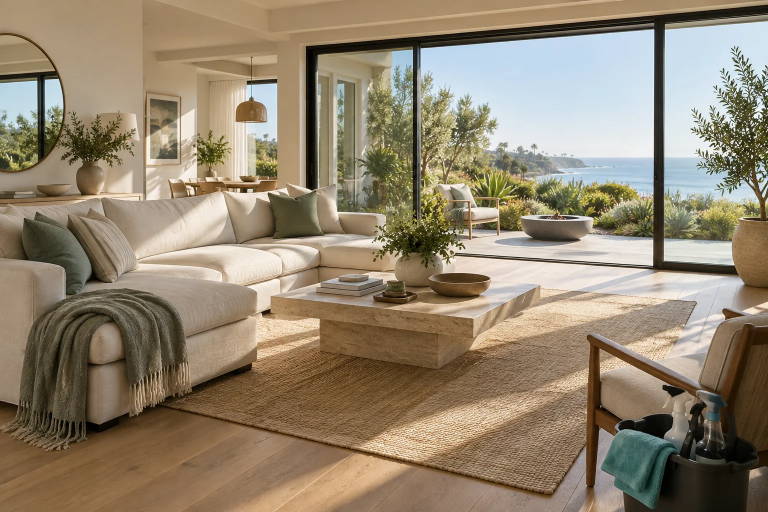
#> input picture video-automation/assets/home.webp, 1536 x 1024 px (shown at 1/2 size)
$ python -i motion.py   (imports and definitions only)
#> lines starting #> are read from the running program, lines starting #| are printed output that depends on the picture
#> further down, picture is the input picture: PIL image 1536x1024 RGB; mean R, G, B 147, 133.1, 111.5
"""High-production vertical motion generator for Cali Clean drafts.

Deterministic and offline. A script (hook, problem, 3-5 tips, benefit, soft CTA)
becomes a timed plan, a layout inside Reels safe zones, and 1080x1920 BGRA
frames that are streamed to the local AVFoundation encoder.

The planning half (timing, reading model, validation) is pure Python. Layout and
rasterization need Pillow and are imported lazily.
"""

from __future__ import annotations

import hashlib
import math
from dataclasses import dataclass
from pathlib import Path
from typing import Any, Dict, Iterator, List, Optional, Sequence, Tuple

WIDTH, HEIGHT, FPS = 1080, 1920, 30
MIN_TOTAL_SECONDS, MAX_TOTAL_SECONDS = 18.0, 24.0
MIN_SCENES, MAX_SCENES = 6, 8
MIN_SCENE_SECONDS, MAX_SCENE_SECONDS = 2.0, 3.5
MIN_TIPS, MAX_TIPS = 3, 5
HEADLINE_WORDS = (6, 8)
SUPPORT_WORDS = (12, 16)
HOOK_DEADLINE_SECONDS = 0.5

# Reading model (documented in README): the headline must be readable at
# 200 wpm and the whole card (headline + support) at a 400 wpm skim rate, plus
# a short orientation pause, all measured from the moment text starts entering.
HEADLINE_WPS = 200 / 60
SKIM_WPS = 400 / 60
ORIENTATION_SECONDS = 0.25
HOLD_SECONDS = 0.10

# Motion timing.
TRANSITION_SECONDS = 0.28
TEXT_OFFSET_SECONDS = 0.12
WORD_STAGGER = 0.05
HOOK_WORD_STAGGER = 0.035
# The hook animation starts slightly before frame 0, so the first frame already reads.
HOOK_PREROLL_SECONDS = 0.12
WORD_IN_SECONDS = 0.22
SUPPORT_DELAY_SECONDS = 0.30
LINE_STAGGER = 0.08
LINE_IN_SECONDS = 0.26
TRANSITIONS = ("slide", "wipe", "scale")

# Reels safe zone: clear of the top status/camera area, the right action rail
# and the bottom caption/CTA area. (left, top, right, bottom)
SAFE = (84, 240, 930, 1500)
MIN_TEXT_CONTRAST = 7.0
MIN_ACCENT_CONTRAST = 4.5

SCENE_KINDS = ("hook", "problem", "tip", "benefit", "cta")
ICONS = ("spark", "alert", "check", "timer", "drop", "wind", "home", "arrow", "plug", "layers", "box", "shield", "sun", "ladder")
# Phrases that would imply testimonials or promised results.
INVENTED_RESULT_FRAGMENTS = (
    "customers say", "clients say", "reviews", "rated", "results guaranteed", "proven",
    "clientes dicen", "reseñas", "resultados garantizados", "comprobado", "%",
)


class MotionError(ValueError):
    pass


def words(text: str) -> List[str]:
    return text.split()


def frames_for(seconds: float) -> int:
    return int(math.ceil(round(seconds * FPS, 6)))


def ease_out_cubic(x: float) -> float:
    x = min(1.0, max(0.0, x))
    return 1 - (1 - x) ** 3


def ease_in_out(x: float) -> float:
    x = min(1.0, max(0.0, x))
    return x * x * (3 - 2 * x)


# --- Planning -------------------------------------------------------------------------


@dataclass(frozen=True)
class SceneTiming:
    start_frame: int
    end_frame: int
    text_start: float
    headline_done: float
    need_headline: float
    need_all: float

    @property
    def start(self) -> float:
        return self.start_frame / FPS

    @property
    def end(self) -> float:
        return self.end_frame / FPS

    @property
    def duration(self) -> float:
        return (self.end_frame - self.start_frame) / FPS

    @property
    def available(self) -> float:
        return self.end - self.text_start


# [158 lines left out: functions reading_need, validate_script, plan_timings, build_plan, validate_plan, not called in this run]


# --- Colour and contrast -------------------------------------------------------------


def hex_rgb(value: str) -> Tuple[int, int, int]:
    value = value.lstrip("#")
    return int(value[0:2], 16), int(value[2:4], 16), int(value[4:6], 16)


# [7 lines left out: function relative_luminance, not called in this run]


def contrast_ratio(a: Sequence[float], b: Sequence[float]) -> float:
    la, lb = sorted((relative_luminance(a), relative_luminance(b)), reverse=True)
    return (la + 0.05) / (lb + 0.05)


def composite(fg: Sequence[int], alpha: float, bg: Sequence[int]) -> Tuple[float, float, float]:
    return tuple(fg[i] * alpha + bg[i] * (1 - alpha) for i in range(3))


CARD_ALPHA = 0.94
DISCLOSURE_ALPHA = 0.90


def palette(brand: Dict[str, Any]) -> Dict[str, Tuple[int, int, int]]:
    return {key: hex_rgb(value) for key, value in brand["colors"].items()}


# [28 lines left out: functions contrast_pairs, validate_contrast, not called in this run]


# --- Layout (Pillow) --------------------------------------------------------------------

HEADLINE_SIZES = (96, 90, 84, 78, 72, 66)
SUPPORT_SIZES = (46, 44, 42, 40, 38)
MAX_HEADLINE_LINES = 4
MAX_SUPPORT_LINES = 4
CARD_PAD = 52
CARD_RADIUS = 40
ICON_SIZE = 128
WEIGHTS = {"headline": 800, "support": 600, "eyebrow": 800, "brand": 800, "small": 600, "url": 800, "label": 700}


class Fonts:
    def __init__(self, font_path: Path) -> None:
        self.font_path = font_path
        self._cache: Dict[Tuple[str, int], Any] = {}

    # [36 lines left out: functions get, check_dependencies, wrap, not called in this run]


@dataclass
class TextLine:
    text: str
    x: int
    y: int
    width: int
    height: int
    words: List[Tuple[str, int]]  # (word, x offset within line)


# [90 lines left out: functions layout_scene, layout_boxes, not called in this run]


def inside(box: Sequence[int], outer: Sequence[int]) -> bool:
    return box[0] >= outer[0] and box[1] >= outer[1] and box[2] <= outer[2] and box[3] <= outer[3]


# --- Drawing ---------------------------------------------------------------------------


# [71 lines left out: function draw_icon, not called in this run]


class Renderer:
    """Renders plan frames deterministically. Static layers are prepared once per scene."""

    # [237 lines left out: functions __init__, _prepare_background, _card_layer, _word_sprites, _chrome_layer, scene_at and 7 more, not called in this run]

    def frames(self) -> Iterator[bytes]:
        for index in range(self.plan["total_frames"]):
            yield self.frame(index).convert("RGBA").tobytes("raw", "BGRA")


# --- Frame QA and contact sheet --------------------------------------------------------


def frame_stats(image) -> Dict[str, float]:
    from PIL import ImageStat

    gray = image.convert("L")
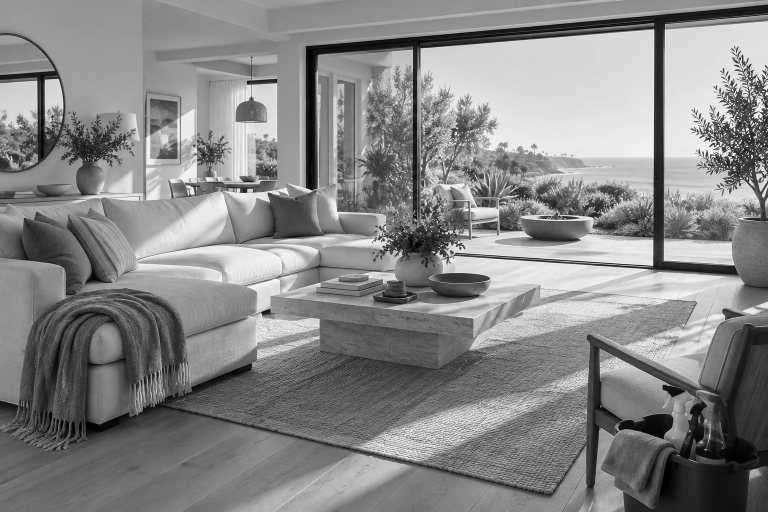
#> gray: PIL image 1536x1024 L (shown at 1/2 size); min 0, max 255, mean 134.8
    stat = ImageStat.Stat(gray)
    small = image.convert("RGB").resize((108, 192))
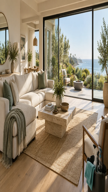
#> small: PIL image 108x192 RGB; mean R, G, B 147, 133.1, 111.5
    return {"mean": stat.mean[0], "stddev": stat.stddev[0], "colors": len(set(small.getdata()))}


# [45 lines left out: functions assert_not_empty, contact_moments, contact_sheet, not called in this run]

>>> from PIL import Image
>>> picture = Image.open('../assets/home.webp')
>>> result = frame_stats(picture)
#> result = {'mean': 134.8, 'stddev': 58.5, 'colors': 15719}

$ run again, on video-automation/assets/kitchen.webp
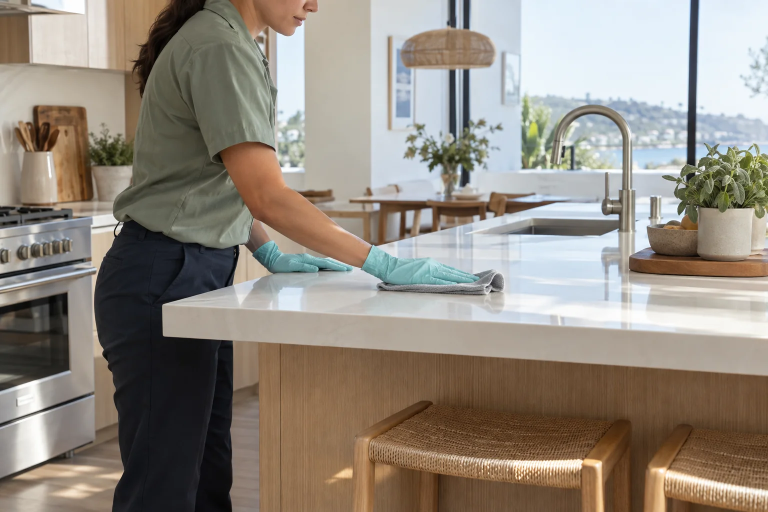
#> input picture video-automation/assets/kitchen.webp, 1536 x 1024 px (shown at 1/2 size)
#> picture is the input picture: PIL image 1536x1024 RGB; mean R, G, B 146, 137.7, 127.2
#> in frame_stats, `gray = image.convert("L")`:
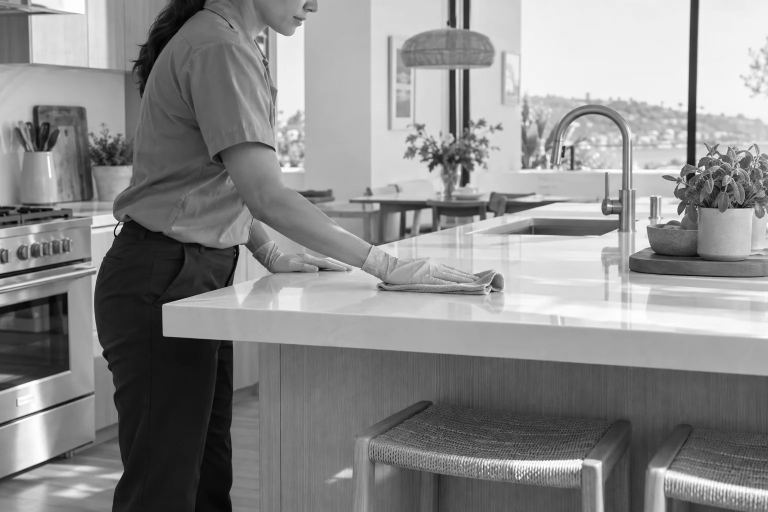
#> gray: PIL image 1536x1024 L (shown at 1/2 size); min 0, max 255, mean 139
#> in frame_stats, `small = image.convert("RGB").resize((108, 192))`:
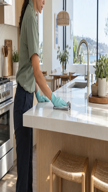
#> small: PIL image 108x192 RGB; mean R, G, B 146, 137.7, 127.2
#> result = {'mean': 139, 'stddev': 65.41, 'colors': 13738}

$ run again, on video-automation/assets/office.webp
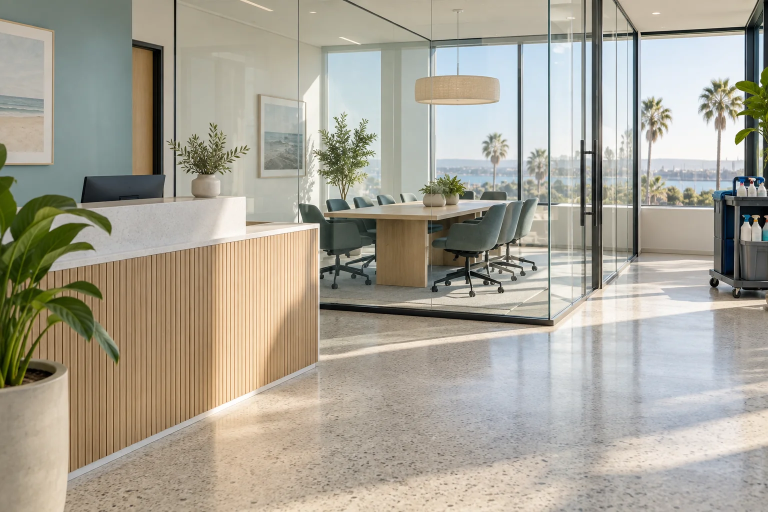
#> input picture video-automation/assets/office.webp, 1536 x 1024 px (shown at 1/2 size)
#> picture is the input picture: PIL image 1536x1024 RGB; mean R, G, B 167.9, 163.3, 150
#> in frame_stats, `gray = image.convert("L")`:
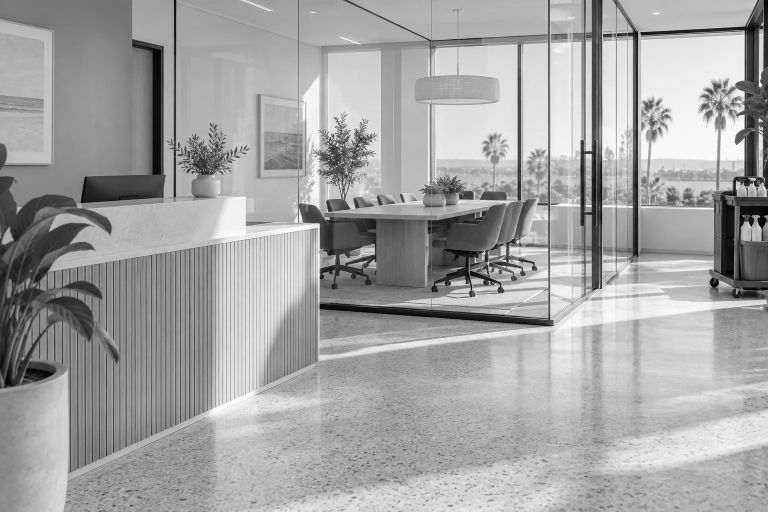
#> gray: PIL image 1536x1024 L (shown at 1/2 size); min 0, max 255, mean 163.1
#> in frame_stats, `small = image.convert("RGB").resize((108, 192))`:
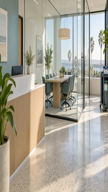
#> small: PIL image 108x192 RGB; mean R, G, B 167.9, 163.3, 150
#> result = {'mean': 163.1, 'stddev': 49.69, 'colors': 15136}
